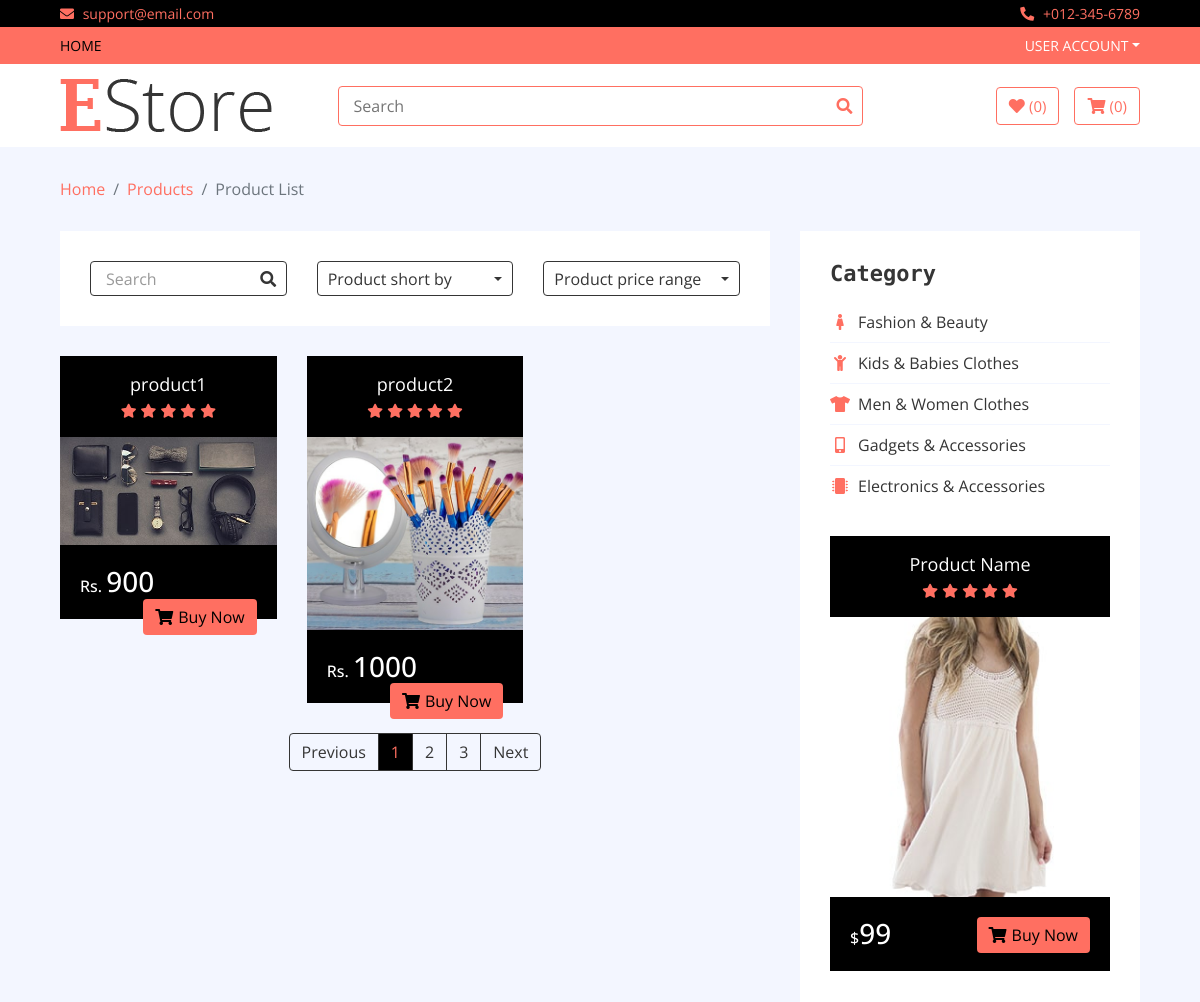
/category/product1 (upper part), run on an earlier commit of the app's database.
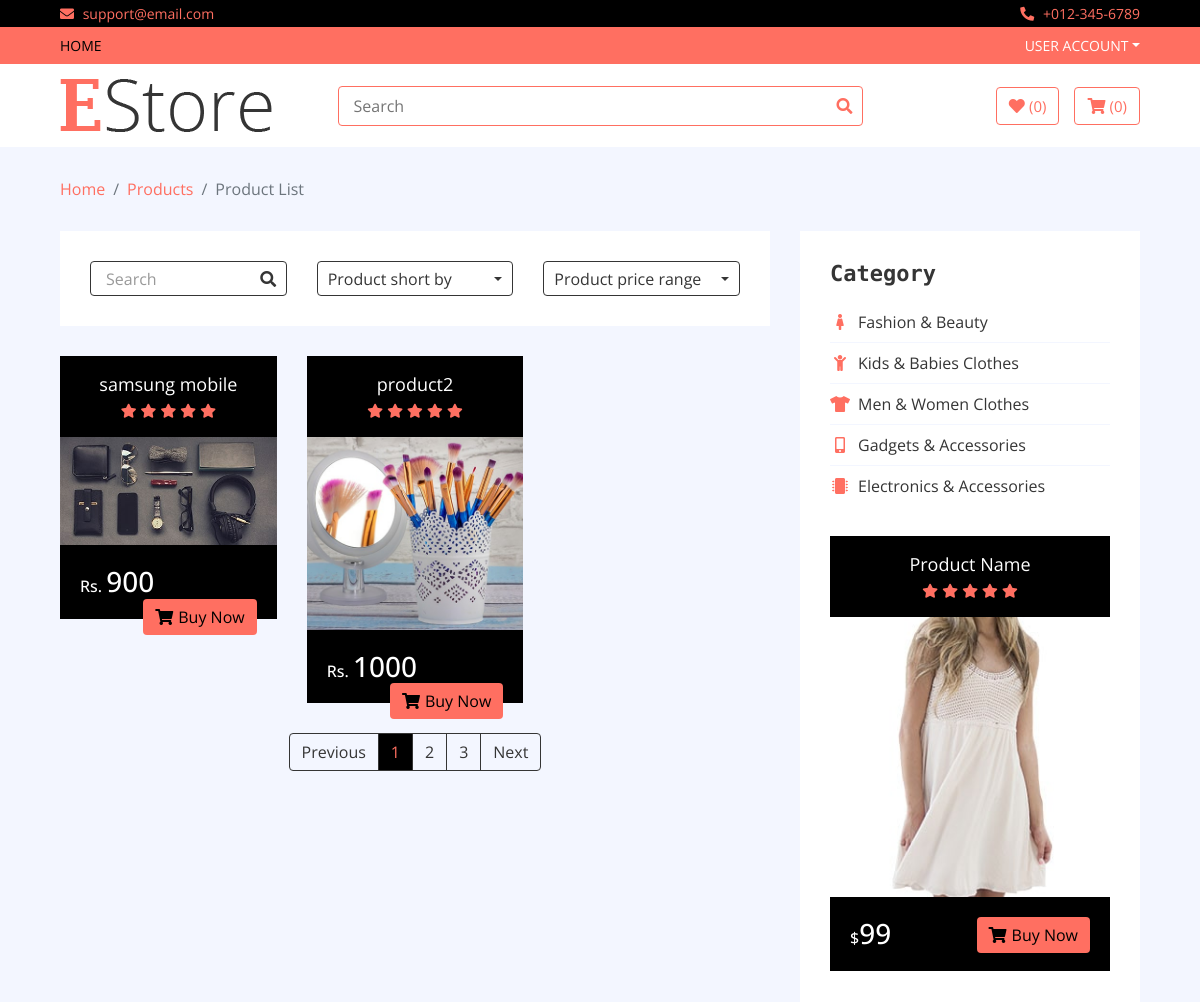
And on a later commit of the database.
### home/models.py (models this page shows, shortened)
class Product(models.Model):
    name = models.CharField(max_length=300)
    price = models.IntegerField()
    discounted_price = models.IntegerField(default=0)
    category = models.ForeignKey(Category, on_delete=models.CASCADE)
    brand = models.ForeignKey(Brand, on_delete=models.CASCADE)
    image = models.ImageField(upload_to='media')
    desription = models.TextField(blank = True)
    specification = models.TextField(blank = True)
    stock = models.CharField(choices=STOCK,max_length=50)
    labels = models.CharField(choices=LABELS,max_length=50,blank = True)
    slug = models.CharField(max_length=500, default="")
    class Meta:
        ordering = ("id", "price", "name")

### home/views.py (the view)
# urls.py: path('category/<slug>', CategoryView.as_view(), name='category'),
class CategoryView(Base):
    def get(self,request,slug):
        cat_id = Category.objects.get(slug = slug).id
        self.views['cat_products'] = Product.objects.filter(category_id = cat_id)
        self.views['categories'] = Category.objects.all()
        self.views['brands'] = Brand.objects.all()
        self.views['sales'] = Product.objects.filter(labels='sale')
        self.views['count_cart'] = Cart.objects.filter(username = request.user.username, checkout = False).count()
        return render(request,'category.html',self.views)

### templates/category.html (shortened to what the changed rows need)
{% extends 'base.html' %}
{% load static %}
{% block content %}
        <div class="product-view">
            <div class="container-fluid">
                <div class="row">
                    <div class="col-lg-8">
                        <div class="row">
                            {% for cat in cat_products %}
                            <div class="col-md-4">
                                <div class="product-item">
                                    <div class="product-title">
                                        <a href="#">{{cat.name}}</a>
                                        <div class="ratting">
                                            <i class="fa fa-star"></i>
                                            <i class="fa fa-star"></i>
                                            <i class="fa fa-star"></i>
                                            <i class="fa fa-star"></i>
                                            <i class="fa fa-star"></i>
                                        </div>
                                    </div>
                                    <div class="product-image">
                                        <a href="product-detail.html">
                                            <img src="{{cat.image.url}}" alt="Product Image">
                                        </a>
                                    </div>
                                    <div class="product-price">
                                        {% if cat.discounted_price > 0 %}
                                        <h3><span>Rs. </span>{{cat.discounted_price}}</h3>
                                        {% else %}
                                        <h3><span>$</span>{{cat.price}}</h3>
                                        {% endif %}
                                        <a class="btn" href=""><i class="fa fa-shopping-cart"></i>Buy Now</a>
                                    </div>
                                </div>
                            </div>
                            {% endfor %}
                        </div>
                    </div>
                    <div class="col-lg-4 sidebar">
                        <div class="sidebar-widget category">
                            <h2 class="title">Category</h2>
                        </div>
                    </div>
                </div>
            </div>
        </div>
        {% endblock %}

What changed in the data, as far as the page shows it:
changed Product: name "product1" → "samsung mobile"
